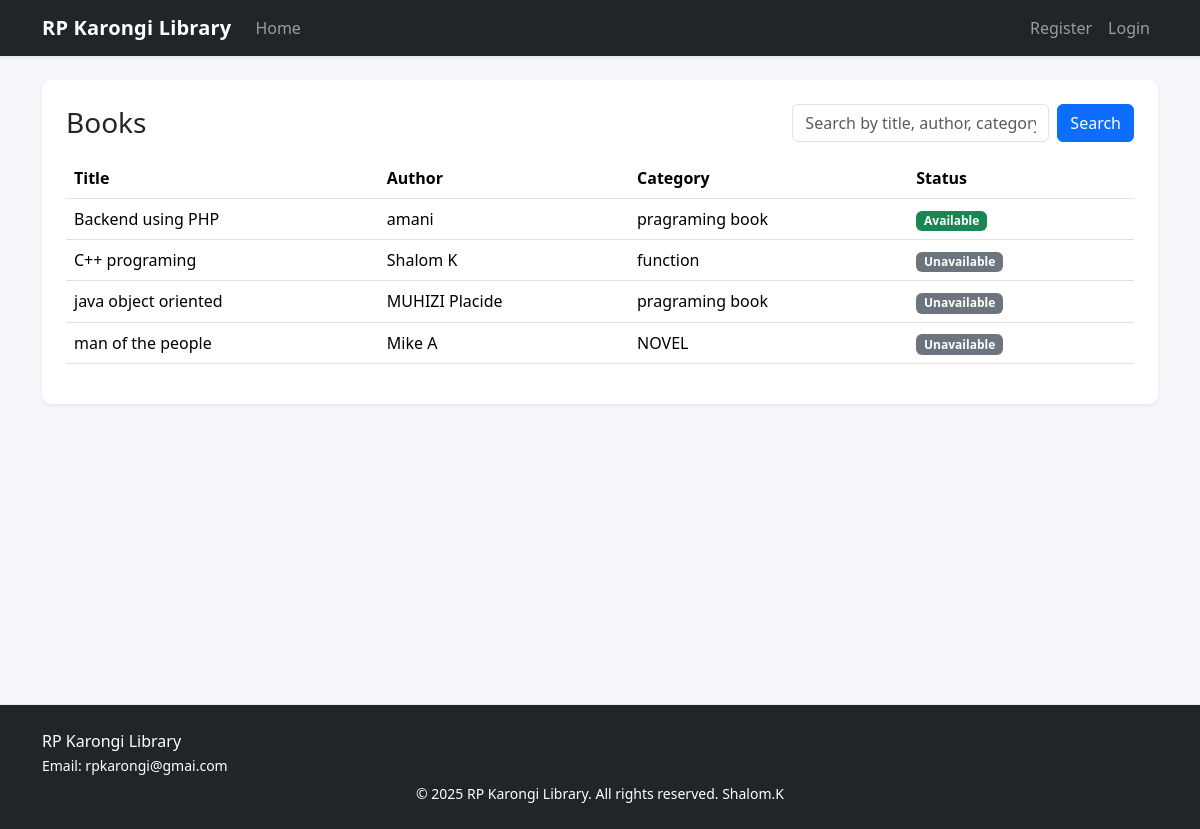
The page /books.php on the database its author committed.
### tables this page shows
CREATE TABLE `books` (
  `book_id` int(11) NOT NULL,
  `title` varchar(200) NOT NULL,
  `author` varchar(150) NOT NULL,
  `category` varchar(100) NOT NULL,
  `availability_status` tinyint(1) NOT NULL DEFAULT 1
);

### books.php (the view, shortened to what this page needs)
<?php
include 'config.php';
$q = trim($_GET['q'] ?? '');
$sql = 'SELECT book_id, title, author, category, availability_status FROM books';
$sql .= ' ORDER BY title';
$stmt = $conn->prepare($sql);
$stmt->execute();
$books = $stmt->get_result();
include 'header.php';
?>
<div class="card shadow-sm">
  <div class="card-body p-4">
    <div class="d-flex flex-wrap justify-content-between align-items-center mb-3">
      <h3 class="mb-2 mb-sm-0">Books</h3>
      <form class="row g-2" method="get">
        <div class="col-auto">
          <input type="text" class="form-control" name="q" placeholder="Search by title, author, category" value="<?php echo htmlspecialchars($q); ?>">
        </div>
        <div class="col-auto"><button class="btn btn-primary">Search</button></div>
      </form>
    </div>
    <div class="table-responsive">
    <table class="table table-hover align-middle">
      <thead>
        <tr>
          <th>Title</th><th>Author</th><th>Category</th><th>Status</th><th></th></tr></thead>
      <tbody>
    <?php while ($b = $books->fetch_assoc()): ?>
      <tr>
        <td><?php echo htmlspecialchars($b['title']); ?></td>
        <td><?php echo htmlspecialchars($b['author']); ?></td>
        <td><?php echo htmlspecialchars($b['category']); ?></td>
        <td><?php echo (int)$b['availability_status'] === 1 ? '<span class="badge bg-success">Available</span>' : '<span class="badge bg-secondary">Unavailable</span>'; ?></td>
        <td>
        </td>
      </tr>
    <?php endwhile; ?>
      </tbody>
    </table>
    </div>
  </div>
</div>
<?php include 'footer.php'; ?>

### header.php (shortened to what this page needs)
<!DOCTYPE html>
<html lang="en">
<head>
<link href="bootstrap/css/bootstrap.min.css" rel="stylesheet">
<link rel="stylesheet" href="style.css">
</head>
<body>
<nav class="navbar navbar-expand-lg navbar-dark bg-dark shadow-sm">
  <div class="container">
    <a class="navbar-brand" href="index.php">RP Karongi Library</a>
    <div class="collapse navbar-collapse" id="navbarsExample">
      <ul class="navbar-nav me-auto mb-2 mb-lg-0">
        <li class="nav-item"><a class="nav-link" href="index.php">Home</a></li>
      </ul>
      <ul class="navbar-nav ms-auto">
        <?php if (!empty($_SESSION['user'])): ?>
          <li class="nav-item"><a class="nav-link" href="dashboard.php">Dashboard</a></li>
          <li class="nav-item"><a class="nav-link" href="logout.php">Logout</a></li>
        <?php else: ?>
          <li class="nav-item"><a class="nav-link" href="signup.php">Register</a></li>
          <li class="nav-item"><a class="nav-link" href="login.php">Login</a></li>
        <?php endif; ?>
      </ul>
    </div>
  </div>
</nav>
<div class="container py-4 min-vh-75">

### footer.php (shortened to what this page needs)
</div>
<footer class="bg-dark text-white py-4 mt-5">
  <div class="container d-flex flex-column flex-md-row justify-content-between align-items-center">
    <div>
      <div>RP Karongi Library</div>
      <small>Email: rpkarongi@gmai.com </small>
    </div>
  </div>
  <div class="text-center mt-1">
    <small>&copy; <?php echo date('Y'); ?> RP Karongi Library. All rights reserved. Shalom.K</small>
  </div>
</footer>
</body>
</html>

### style.css (style rules this page uses)
body { background:#f5f7fb;color:#1f2937 }
.navbar-brand { font-weight:700;letter-spacing:.2px }
.card { border:0;border-radius:.6rem;box-shadow:0 0.25rem 0.75rem rgba(0,0,0,.06) }
.btn-primary { background:#0d6efd;border-color:#0d6efd }
.table> :not(caption)>*>* { vertical-align:middle }
.table thead th { font-weight:600 }
footer { border-top:1px solid #e9ecef }
.min-vh-75 { min-height:75vh }

### rows shown on the page
books: title "Backend using PHP", author "amani", category "pragraming book", availability_status "Available"
books: title "C++ programing", author "Shalom K", category "function", availability_status "Unavailable"
books: title "java object oriented", author "MUHIZI Placide", category "pragraming book", availability_status "Unavailable"
books: title "man of the people", author "Mike A", category "NOVEL", availability_status "Unavailable"
